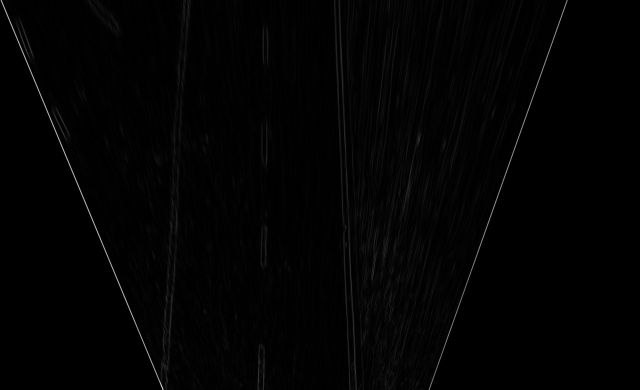
#> input picture Camera_LaneExtraction/SobelStraight1.jpeg, 1280 x 780 px, found by its file name (shown at 1/2 size)
$ jupyter execute --allow-errors ModifyImage.ipynb   (older library calls are emulated)
#> lines starting #> are read from the running program, lines starting #| are printed output that depends on the picture; after the words box and inside, x2 and y2 are one past the last pixel; in counts of white or black regions, pixels touching at a corner belong together
[cell 1]
import cv2
import numpy as np

[cell 2]
path = '/Users/kshitijvaidya/Desktop/VirtualEnvironment/SeDriCa_Projects/Camera_LaneExtraction/SobelStraight1.jpeg'
img = cv2.imread(path)
#> img is the input picture: shape (780, 1280, 3); min 0, max 255, mean 2.5
img = cv2.cvtColor(img, cv2.COLOR_BGR2GRAY)
#> img: shape (780, 1280)

# image = cv2.resize(img, (1280, 780), interpolation = cv2.INTER_AREA)
i = 0
while True:
    if (img[0, i] != 0):
        print(i)
        break
    else:
        i+=1
#> after the loop, i = 0
i = 0
while True:
    if (img[779, i] != 0):
        print(i)
        break
    else:
        i+=1
#> after the loop, i = 320
i = 1279
while True:
    if (img[779, i] != 0):
        print(i)
        break
    else:
        i-=1
#> after the loop, i = 863
i = 1279
while True:
    if (img[0, i] != 0):
        print(i)
        break
    else:
        i-=1
#> after the loop, i = 1135

[cell 3]
test_path = '/Users/kshitijvaidya/Desktop/VirtualEnvironment/SeDriCa_Projects/CV_IPM_Task/camera_image1.png'
img = cv2.imread(test_path)
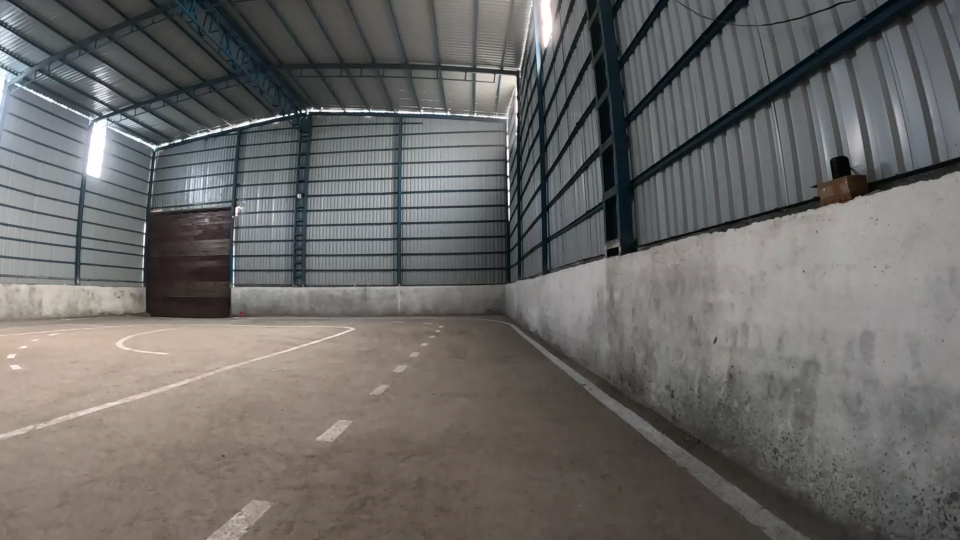
#> input picture CV_IPM_Task/camera_image1.png, 1920 x 1080 px, found by its file name (shown at 1/2 size)
#> img is the input picture: shape (1080, 1920, 3); mean B, G, R 102.4, 104.4, 106.7
img = cv2.resize(img, (1280, 780), interpolation = cv2.INTER_AREA)
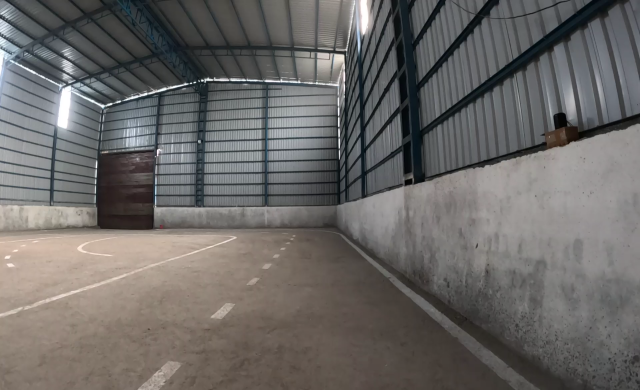
#> img: shape (780, 1280, 3) (shown at 1/2 size); mean B, G, R 102.4, 104.4, 106.7

[cell 4]
'''''
Left Hand Side Black Line : Start = [158, 0] --Fine
                            End = [719, 327]
    # Starting point : 157, 158, 159, 160
    # Ending point : 777, 778, 779, 780, 781

Right Hand Side Black Line : Start = [0, 1038] --Fine
                             End = [719, 806] --Fine
'''

leftSlope = (779 - 0) / (320 - 0)
rightSlope = (779 - 0) / (863 - 1135)

print(leftSlope)
print(rightSlope)

[cell 5]
# [0, 1038] [719, 806]
x_upper = [1035, 1034, 1033, 1032, 1031, 1030]
x_lower = [863, 862, 861, 860, 859, 858]
for x_u, x_l in zip(x_upper, x_lower):
    x_list = [i for i in range(x_l, x_u + 1)][-1::-1]
    y_list = [int(rightSlope * (i - x_u)) for i in x_list]
    for i in range(len(y_list)):
        if y_list[i] > 779:
            y_list[i] = 779

    for y, x in zip(y_list, x_list):
        img[y, x] = 0
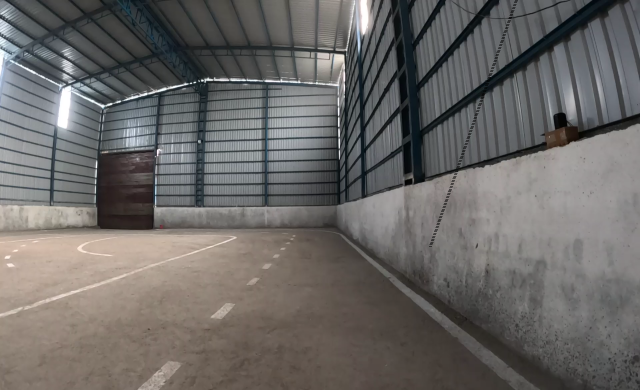
#> img: shape (780, 1280, 3) (shown at 1/2 size); 0.1% of pixels changed, all inside (x1, y1, x2, y2) = (858, 0, 1036, 493)

[cell 6]
# Moving from points : (158, 0) to (158, 6)
# End points : (719, 327) to (719, 333)
y_range = [320, 321, 322, 323, 324, 325, 326]
x_range = [0, 1, 2, 3, 4, 5, 6]

for y_pixel, x_pixel in zip(y_range, x_range):
    x_list = [i for i in range(0, y_pixel+1)]
    y_list = [int((leftSlope * (i - x_pixel))) for i in x_list]
    for i in range(len(y_list)):
        if y_list[i] > 779:
            y_list[i] = 779

    for y, x in zip(y_list, x_list):
        img[y, x] = 0
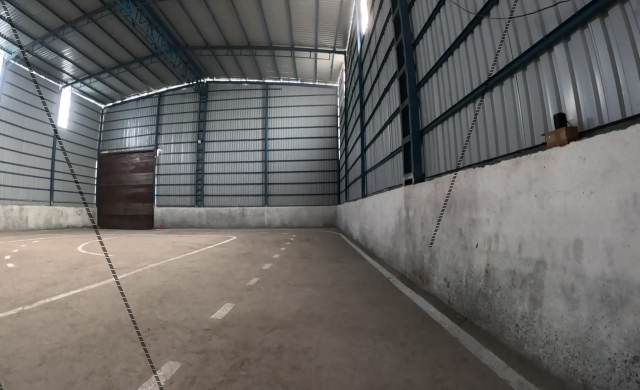
#> img: shape (780, 1280, 3) (shown at 1/2 size); 0.23% of pixels changed, all inside (x1, y1, x2, y2) = (0, 0, 327, 780)

[cell 7]
cv2.imwrite('check_image.png', img)
#> Out = True
